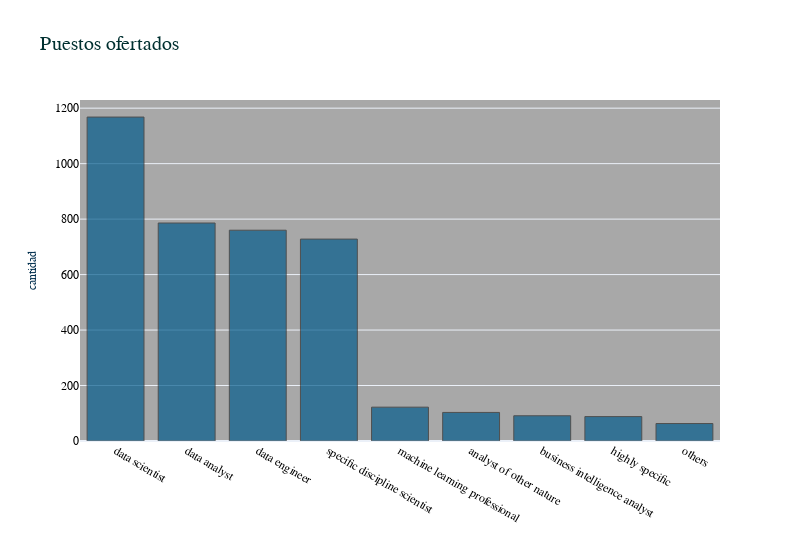

Source (notebook cell):
### Markdown cell above
### Distribución de puestos ofertados

### Code cell
my_bar_count(df,'job_title','Puestos ofertados','','cantidad')

### Figure 1 — Plotly figure (JSON) as saved in the notebook; plotly's stock layout.template omitted (floating-point values rounded to 4 significant figures)
{"data": [{"marker": {"color": "#045C8C", "line": {"color": "rgba(43, 43, 43, 1.0)", "width": 1}}, "name": "job_title", "opacity": 0.7, "orientation": "v", "text": "", "type": "bar", "x": ["data scientist", "data analyst", "data engineer", "specific discipline scientist", "machine learning professional", "analyst of other nature", "business intelligence analyst", "highly specific", "others"], "y": [1168, 786, 760, 728, 122, 103, 91, 88, 63]}], "layout": {"font": {"color": "black", "family": "Courier New, monospace"}, "plot_bgcolor": "rgb(168,168,168)", "title": {"font": {"color": "#003030", "family": "Arial", "size": 20}, "text": "Puestos ofertados"}, "width": 800, "xaxis": {"title": {"font": {"color": "#002e4d", "family": "Courier New, monospace", "size": 12}, "text": ""}}, "yaxis": {"title": {"font": {"color": "#002e4d", "family": "Courier New, monospace", "size": 12}, "text": "cantidad"}}}}
